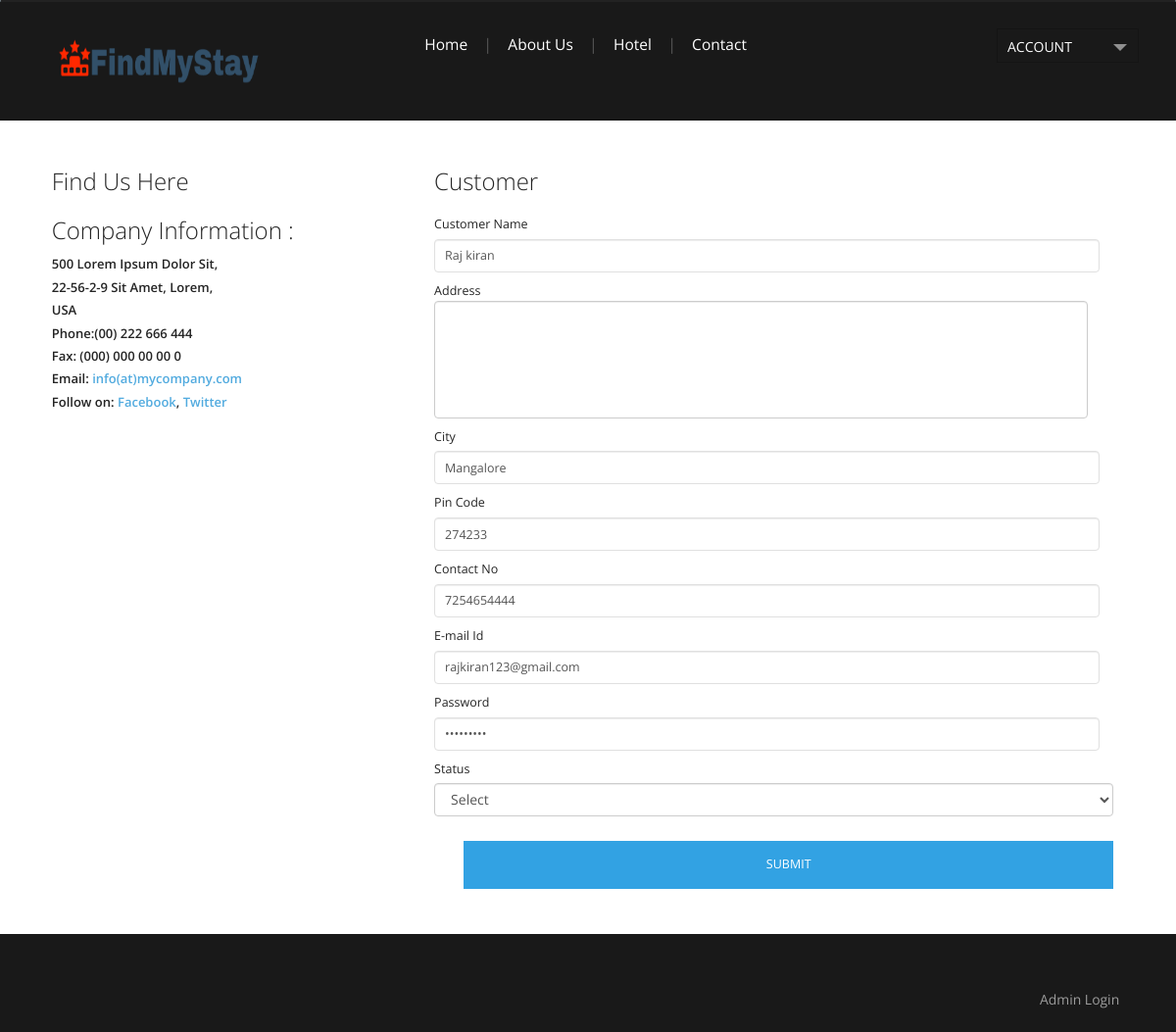
Screenshot of /customer.php?editid=7 with the database file from the repository.
### tables this page shows
CREATE TABLE `customer` (
  `customer_id` int(10) NOT NULL,
  `customer_name` varchar(100) NOT NULL,
  `address` text NOT NULL,
  `city` varchar(20) NOT NULL,
  `pincode` varchar(10) NOT NULL,
  `contact_no` varchar(15) NOT NULL,
  `email_id` varchar(50) NOT NULL,
  `password` varchar(100) NOT NULL,
  `status` varchar(10) NOT NULL
);

### customer.php (the view, shortened to what this page needs)
<?php
include("header.php");
if(isset($_GET[editid]))
{
	$sqledit= "SELECT * FROM customer WHERE customer_id='$_GET[editid]'";
	$qsqledit = mysqli_query($con,$sqledit);
	$rsedit = mysqli_fetch_array($qsqledit);
}
?>
<div class="main_bg">
<div class="wrap">
	<div class="main">
		<div class="contact">
<?php
include("leftsidebar.php");
?>
				<div class="contact_right">
				  <div class="contact-form">
				  	<h3>Customer</h3>
					    <form method="post" action="" onsubmit="return validateform()">
					    	<div>
						    	<span><label>Customer Name</label></span>
						    	<span><input name="customer_name" id="customer_name" type="text" class="form-control" value="<?php echo $rsedit[customer_name]; ?>"></span>
						    </div>
						    <div>
						    	<span><label>Address</label></span>
						    	<span><textarea name="address" id="address" class="form-control"></textarea></span>
						    </div>
							<div>
						     	<span><label>City</label></span>
						    	<span><input name="city" id="city" type="text" class="form-control" value="<?php echo $rsedit[city]; ?>"></span>
						    </div>
							<div>
						     	<span><label>Pin Code</label></span>
						    	<span><input name="pincode" id="pincode" type="text" class="form-control" value="<?php echo $rsedit[pincode]; ?>"></span>
						    </div>
							<div>
						     	<span><label>Contact No</label></span>
						    	<span><input name="contact_no" id="contact_no" type="text" class="form-control" value="<?php echo $rsedit[contact_no]; ?>"></span>
						    </div>
							<div>
						     	<span><label>E-mail Id</label></span>
						    	<span><input name="email_id" id="email_id" type="text" class="form-control" value="<?php echo $rsedit[email_id]; ?>"></span>
						    </div>
							<div>
						     	<span><label>Password</label></span>
						    	<span><input name="password" id="password" type="Password" class="form-control" value="<?php echo $rsedit[password]; ?>"></span>
						    </div>
						    <div>
						     	<span><label>Status</label></span>
						    	<span>
								<select name="status" class="form-control" id="status">
								<option value="">Select</option>
								</select>
								</span>
						    </div>
						   <div>
						   		<span><input type="submit" name="submit" value="submit"></span>
						  </div>
					    </form>
				    </div>
  				</div>
		  </div>
	</div>
</div>
</div>
<?php
include("footer.php");
?>

### css/style.css (style rules this page uses)
html,body,div,span,applet,object,iframe,h1,h2,h3,h4,h5,h6,p,blockquote,pre,a,abbr,acronym,address,big,cite,code,del,dfn,em,img,ins,kbd,q,s,samp,small,strike,strong,sub,sup,tt,var,b,u,i,dl,dt,dd,ol,nav ul,nav li,fieldset,form,label,legend,caption,article,aside,canvas,details,embed,figure,figcaption,footer,header,hgroup,menu,nav,output,ruby,section,summary,time,mark,audio,video { margin:0;padding:0;border:0;font-size:100%;font:inherit;vertical-align:baseline; }
body { font-family: 'Open Sans', sans-serif; background:#ffffff; font-size: 100%; }
.wrap { margin:0 auto; width:80%; -moz-transition:all .2s linear; -webkit-transition:all .2s linear; -o-transition:all .2s linear; -ms-transition:all .2s linear; }
.main_bg { margin-top: -5px; background: #ffffff; }
select { width: 100%; color: #858585; font-size: 0.8725em; padding: 7px; outline: none; margin: 5px 0; font-family: 'Open Sans', sans-serif; background: #ffffff; border: 1px solid #DFDFDF; box-shadow: inset 0 0 2px rgb(236, 236, 236); -webkit-box-shadow: inset 0 0 2px rgb(236, 236, 236); -moz-box-shadow: inset 0 0 2px rgb(236, 236, 236); -o-box-shadow: inset 0 0 2px rgb(236, 236, 236); }
select option { border: 1px solid #DFDFDF; outline: none; -webkit-transition: all 0.3s ease-in-out; -moz-transition: all 0.3s ease-in-out; -o-transition: all 0.3s ease-in-out; transition: all 0.3s ease-in-out; }
.main { padding: 4% 2%; }
.contact { display: block; }
.contact_right { float:left; width: 63.3333%; }
.contact_right h3 { margin-bottom: 2%; text-transform: capitalize; font-size: 1.5em; color: #252525; font-weight: 100; }
.contact-form { position:relative; padding-bottom:30px; }
.contact-form div { padding:5px 0; }
.contact-form span { display: block; color: #252525; text-shadow: 0 1px 0 #ffffff; line-height: 1.5em; font-size: 0.7825em; }
.contact-form input[type="text"],input[type="password"],input[type="date"],input[type="time"],contact-form textarea { font-family: 'Open Sans', sans-serif; margin-top: 5px; padding: 10px; display: block; width: 98% !important; background: rgba(255, 255, 255, 1); outline: none; color: #555555; font-size: 1em; border: 1px solid rgb(224, 224, 224); -webkit-appearance: none; }
.contact-form textarea { resize:none; height:120px; }
.contact-form input[type="submit"] { margin-top: 10px; display: inline-block; text-transform: uppercase; background: #32A2E3; font-family: 'Open Sans', sans-serif; color: #FFF; padding: 15px; border: none; font-size: 1em; transition: 0.5s all; -webkit-transition: 0.5s all; -moz-transition: 0.5s all; -o-transition: 0.5s all; outline: none; cursor: pointer; float: right; width: 25%; -webkit-appearance: none; }
@media only screen and (max-width: 1366px) { .wrap { width:95%; } }
@media only screen and (max-width: 1280px) { .wrap { width:95%; } }

### css/fwslider.css (style rules this page uses)
@media only screen and (max-width: 1366px) { .wrap { width:95%; } }

### rows the page displays
customer: customer_name "Raj kiran", city "Mangalore", pincode "274233", contact_no "7254654444", email_id "rajkiran123@gmail.com"
